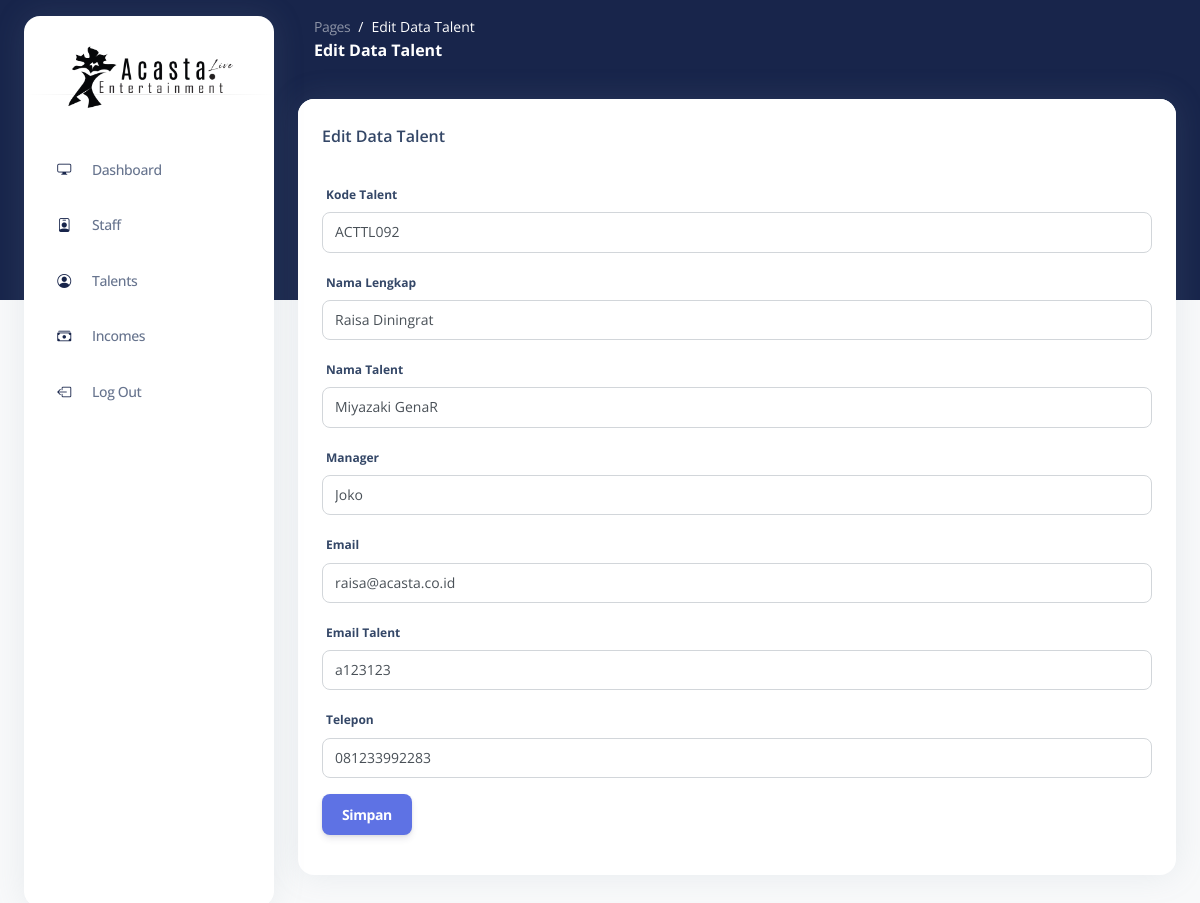
The app's page /pages/edittalent.php?kode=ACTTL092 (signed in) with its own data.
### tables this page shows
CREATE TABLE `talent_db` (
  `tl_kode` varchar(50) NOT NULL,
  `tl_nama` varchar(50) NOT NULL,
  `tl_alias` varchar(55) NOT NULL,
  `tl_manager` varchar(50) NOT NULL,
  `tl_email` varchar(50) NOT NULL,
  `tl_emailtalent` varchar(55) NOT NULL,
  `tl_telepon` varchar(50) NOT NULL
);

### pages/edittalent.php (the view, shortened to what this page needs)
<?php include "../konekdb/koneksi.php";
$sql=mysqli_query($koneksi,"select * from talent_db where tl_kode ='$_GET[kode]'");
$data=mysqli_fetch_array($sql);
?>
<!DOCTYPE html>
<html lang="en">
<head>
<?php include "../component/head.php"; ?>
</head>
<body class="g-sidenav-show   bg-gray-100">
  <?php include "../component/sidebar.php"; ?>
  <main class="main-content position-relative border-radius-lg ">
    <nav class="navbar navbar-main navbar-expand-lg px-0 mx-4 shadow-none border-radius-xl " id="navbarBlur" data-scroll="false">
      <div class="container-fluid py-1 px-3">
        <nav aria-label="breadcrumb">
          <ol class="breadcrumb bg-transparent mb-0 pb-0 pt-1 px-0 me-sm-6 me-5">
            <li class="breadcrumb-item text-sm"><a class="opacity-5 text-white" href="javascript:;">Pages</a></li>
            <li class="breadcrumb-item text-sm text-white active" aria-current="page">Edit Data Talent</li>
          </ol>
          <h6 class="font-weight-bolder text-white mb-0">Edit Data Talent</h6>
        </nav>
      </div>
    </nav>
    <div class="container-fluid py-4">
      <div class="row">
        <div class="col-12">
          <div class="card mb-4">
            <div class="card-header pb-0">
              <h6>Edit Data Talent</h6>
            </div>
            <div class="card-body">
            <div class= "formstaff">
            <div class="ms-sm-auto ml-10">
              <form method="post">
                <div class="form-group">
                  <label for="Input Kode Talent">Kode Talent</label>
                  <input type="text" class="form-control" name="tl_kode" value="<?php echo $data['tl_kode']; ?>">
                </div>
                <div class="form-group">
                  <label for="Input Nama">Nama Lengkap</label>
                  <input type="text" class="form-control" name="tl_nama" value="<?php echo $data['tl_nama']; ?>">
                </div>
                <div class="form-group">
                  <label for="Input Nama Talent">Nama Talent</label>
                  <input type="text" class="form-control" name="tl_alias" value="<?php echo $data['tl_alias']; ?>">
                </div>
                <div class="form-group">
                  <label for="Input Manager">Manager</label>
                  <input type="text" class="form-control" name="tl_manager" value="<?php echo $data['tl_manager']; ?>">
                </div>
                <div class="form-group">
                  <label for="Input Email">Email</label>
                  <input type="text" class="form-control" name="tl_email" value="<?php echo $data['tl_email']; ?>">
                </div>
                <div class="form-group">
                  <label for="Input Email">Email Talent</label>
                  <input type="text" class="form-control" name="tl_emailtalent" value="<?php echo $data['tl_emailtalent']; ?>">
                </div>
                <div class="form-group">
                  <label for="Input Telepon">Telepon</label>
                  <input type="text" class="form-control" name="tl_telepon" value="<?php echo $data['tl_telepon']; ?>">
                </div>
                <button type="submit" class="btn btn-primary" name="proses">Simpan</button>
              </form>
  </div>
</main>
</body>
</html>

### records on screen
talent_db: tl_kode "ACTTL092", tl_nama "Raisa Diningrat", tl_alias "Miyazaki GenaR", tl_manager "Joko", tl_email "raisa@acasta.co.id", tl_emailtalent "a123123", tl_telepon "081233992283"
